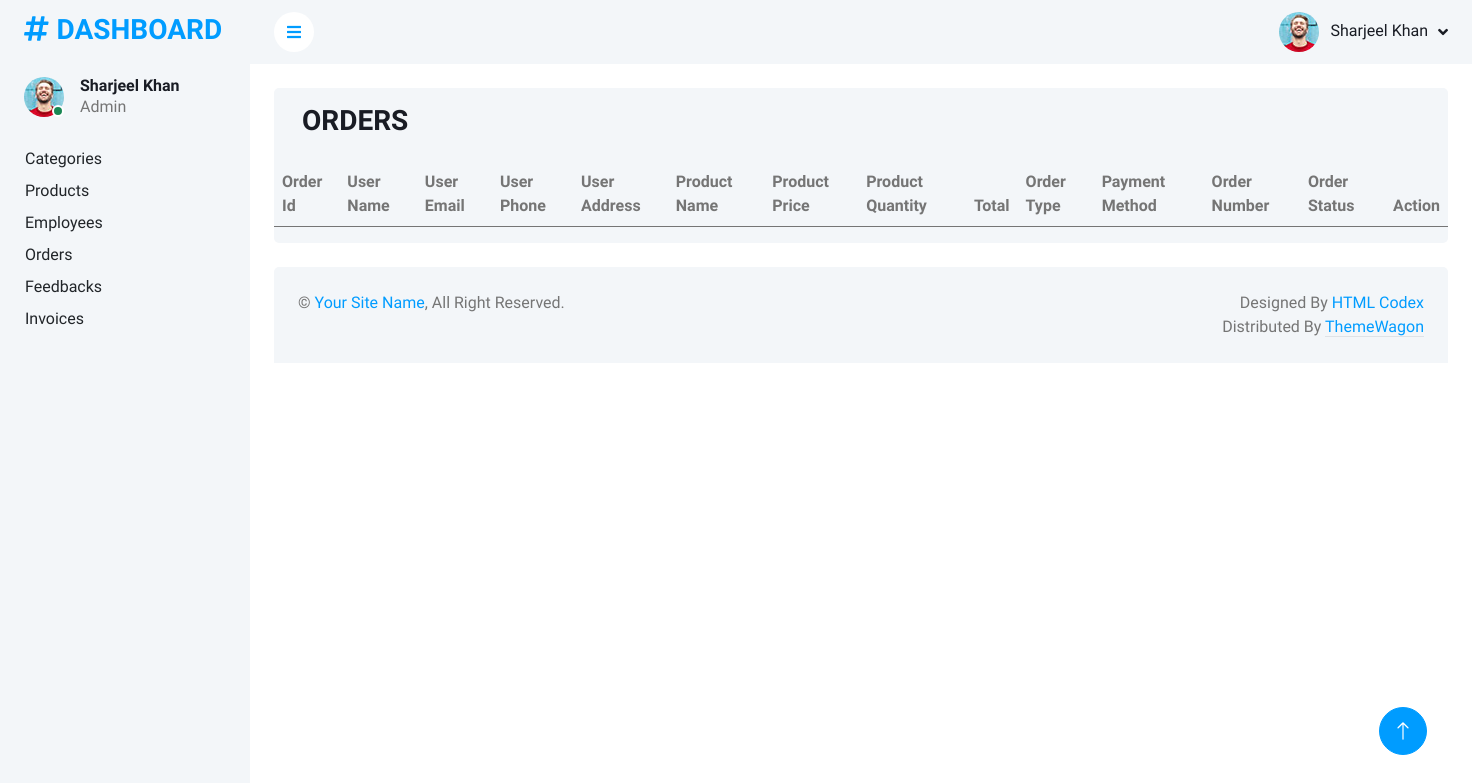
Page /dashmin/order.php on the earlier database version.
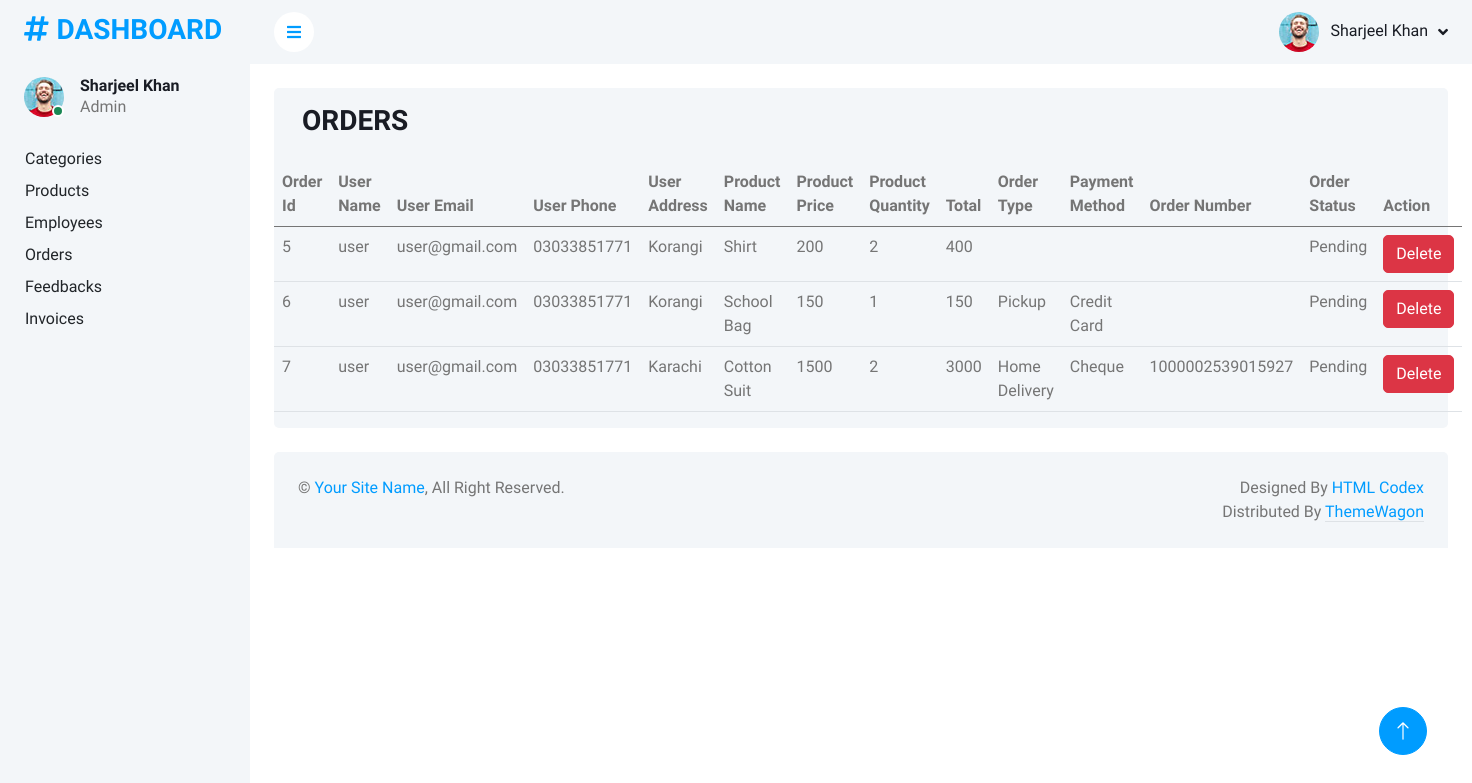
Same page on the later database version.
### tables this page shows
CREATE TABLE `orders` (
  `orderid` int(11) NOT NULL,
  `userid` int(11) NOT NULL,
  `useremail` varchar(100) NOT NULL,
  `userphone` varchar(15) NOT NULL,
  `useraddress` varchar(200) NOT NULL,
  `username` varchar(50) NOT NULL,
  `productname` varchar(50) NOT NULL,
  `productprice` int(11) NOT NULL,
  `productquantity` int(11) NOT NULL,
  `productimage` varchar(200) NOT NULL,
  `producttotal` int(11) NOT NULL,
  `order_type` varchar(100) NOT NULL,
  `payment_method` varchar(100) NOT NULL,
  `order_number` varchar(50) NOT NULL,
  `orderdate` date NOT NULL,
  `ordertime` time NOT NULL,
  `orderstatus` varchar(20) NOT NULL DEFAULT 'Pending'
);

### dashmin/order.php (the view, shortened to what this page needs)
<?php
include "components/header.php";
?>
<div class="container-fluid pt-4 px-4">
    <div class="row bg-light rounded mx-0">
        <div class="col-md-6 my-3 mx-3">
            <h3>ORDERS</h3>
        </div>
        <table class="table">
            <thead>
                <tr>
                <th scope="col">Order Id</th>
                    <th scope="col">User Name</th>
                    <th scope="col">User Email</th>
                    <th scope="col">User Phone</th>
                    <th scope="col">User Address</th>
                    <th scope="col">Product Name</th>
                    <th scope="col">Product Price</th>
                    <th scope="col">Product Quantity</th>
                    <th scope="col">Total</th>
                    <th scope="col">Order Type</th>
                    <th scope="col">Payment Method</th>
                    <th scope="col">Order Number</th>
                    <th scope="col">Order Status</th>
                    <th scope="col" colspan="2">Action</th>
                </tr>
            </thead>
            <tbody>
                <?php
                $query = $pdo->query("select * from orders");
                $rows = $query->fetchALL(PDO::FETCH_ASSOC);
                foreach($rows as $keys){
                    ?>
                    <tr>
                    <td><?php echo $keys['orderid'] ?></td>
                    <td><?php echo $keys['username'] ?></td>
                    <td><?php echo $keys['useremail'] ?></td>
                    <td><?php echo $keys['userphone'] ?></td>
                    <td><?php echo $keys['useraddress'] ?></td>
                    <td><?php echo $keys['productname'] ?></td>
                    <td><?php echo $keys['productprice'] ?></td>
                    <td><?php echo $keys['productquantity'] ?></td>
                    <td><?php echo $keys['producttotal'] ?></td>
                    <td><?php echo $keys['order_type'] ?></td>
                    <td><?php echo $keys['payment_method'] ?></td>
                    <td><?php echo $keys['order_number'] ?></td>
                    <td><?php echo $keys['orderstatus'] ?></td>
                    <td><a href="" class="btn btn-danger" data-bs-toggle="modal" data-bs-target="#modeldelete<?php echo $keys['orderid'] ?>">Delete</td>
                </tr>
                    <?php
                }
                ?>
            </tbody>
        </table>
    </div>
</div>
<?php
include "components/footer.php";
?>

Differences in the rows shown:
added orders: orderid "5", username "user", useremail "user@gmail.com", userphone "03033851771", useraddress "Korangi", productname "Shirt", productprice "200", productquantity "2", producttotal "400", orderstatus "Pending"
added orders: orderid "6", username "user", useremail "user@gmail.com", userphone "03033851771", useraddress "Korangi", productname "School Bag", productprice "150", productquantity "1", producttotal "150", order_type "Pickup", payment_method "Credit Card", orderstatus "Pending"
added orders: orderid "7", username "user", useremail "user@gmail.com", userphone "03033851771", useraddress "Karachi", productname "Cotton Suit", productprice "1500", productquantity "2", producttotal "3000", order_type "Home Delivery", payment_method "Cheque", order_number "1000002539015927", orderstatus "Pending"
